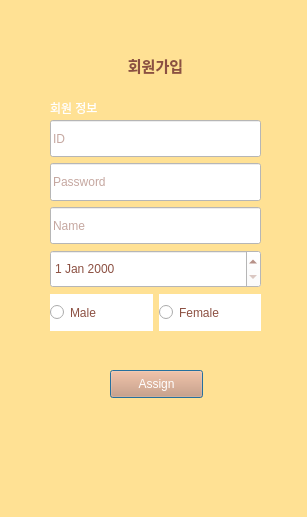
<?xml version="1.0" encoding="UTF-8"?>
<ui version="4.0">
 <class>Assign</class>
 <widget class="QDialog" name="Assign">
  <property name="geometry">
   <rect>
    <x>0</x>
    <y>0</y>
    <width>307</width>
    <height>517</height>
   </rect>
  </property>
  <property name="windowTitle">
   <string>Dialog</string>
  </property>
  <property name="styleSheet">
   <string notr="true">background-color: rgb(255, 225, 148);</string>
  </property>
  <widget class="QPushButton" name="pushButton">
   <property name="geometry">
    <rect>
     <x>110</x>
     <y>370</y>
     <width>93</width>
     <height>28</height>
    </rect>
   </property>
   <property name="styleSheet">
    <string notr="true">background-color:rgb(217,148,108);font: 75 9pt &quot;여기어때 잘난체 OTF&quot;;
color: rgb(255, 255, 255);</string>
   </property>
   <property name="text">
    <string>Assign</string>
   </property>
  </widget>
  <widget class="QLabel" name="label">
   <property name="geometry">
    <rect>
     <x>115</x>
     <y>50</y>
     <width>81</width>
     <height>31</height>
    </rect>
   </property>
   <property name="font">
    <font>
     <family>여기어때 잘난체 OTF</family>
     <pointsize>11</pointsize>
     <weight>75</weight>
     <bold>true</bold>
    </font>
   </property>
   <property name="styleSheet">
    <string notr="true">color: rgb(140, 80, 66);</string>
   </property>
   <property name="text">
    <string>회원가입</string>
   </property>
   <property name="alignment">
    <set>Qt::AlignCenter</set>
   </property>
  </widget>
  <widget class="QLabel" name="label_2">
   <property name="geometry">
    <rect>
     <x>50</x>
     <y>100</y>
     <width>64</width>
     <height>15</height>
    </rect>
   </property>
   <property name="styleSheet">
    <string notr="true">font: 75 7pt &quot;여기어때 잘난체 OTF&quot;;
color: rgb(255, 255, 255);</string>
   </property>
   <property name="text">
    <string>회원 정보</string>
   </property>
  </widget>
  <widget class="QWidget" name="layoutWidget">
   <property name="geometry">
    <rect>
     <x>50</x>
     <y>120</y>
     <width>211</width>
     <height>211</height>
    </rect>
   </property>
   <layout class="QVBoxLayout" name="verticalLayout">
    <item>
     <widget class="QLineEdit" name="lineEdit">
      <property name="sizePolicy">
       <sizepolicy hsizetype="Expanding" vsizetype="Preferred">
        <horstretch>0</horstretch>
        <verstretch>0</verstretch>
       </sizepolicy>
      </property>
      <property name="styleSheet">
       <string notr="true">color: rgb(140, 80, 66);font: 75 9pt &quot;여기어때 잘난체 OTF&quot;;
background-color: rgb(255, 255, 255);</string>
      </property>
      <property name="placeholderText">
       <string>ID</string>
      </property>
     </widget>
    </item>
    <item>
     <widget class="QLineEdit" name="lineEdit_2">
      <property name="sizePolicy">
       <sizepolicy hsizetype="Expanding" vsizetype="Preferred">
        <horstretch>0</horstretch>
        <verstretch>0</verstretch>
       </sizepolicy>
      </property>
      <property name="styleSheet">
       <string notr="true">color: rgb(140, 80, 66);background-color: rgb(255, 255, 255);font: 75 9pt &quot;여기어때 잘난체 OTF&quot;;</string>
      </property>
      <property name="placeholderText">
       <string>Password</string>
      </property>
     </widget>
    </item>
    <item>
     <widget class="QLineEdit" name="lineEdit_3">
      <property name="sizePolicy">
       <sizepolicy hsizetype="Expanding" vsizetype="Preferred">
        <horstretch>0</horstretch>
        <verstretch>0</verstretch>
       </sizepolicy>
      </property>
      <property name="styleSheet">
       <string notr="true">color: rgb(140, 80, 66);background-color: rgb(255, 255, 255);font: 75 9pt &quot;여기어때 잘난체 OTF&quot;;</string>
      </property>
      <property name="placeholderText">
       <string>Name</string>
      </property>
     </widget>
    </item>
    <item>
     <widget class="QDateEdit" name="dateEdit">
      <property name="sizePolicy">
       <sizepolicy hsizetype="Minimum" vsizetype="Preferred">
        <horstretch>0</horstretch>
        <verstretch>0</verstretch>
       </sizepolicy>
      </property>
      <property name="styleSheet">
       <string notr="true">background-color: rgb(255, 255, 255);font: 75 9pt &quot;여기어때 잘난체 OTF&quot;;
color: rgb(140, 80, 66);</string>
      </property>
     </widget>
    </item>
    <item>
     <layout class="QHBoxLayout" name="horizontalLayout">
      <item>
       <widget class="QRadioButton" name="radioButton">
        <property name="sizePolicy">
         <sizepolicy hsizetype="Minimum" vsizetype="Preferred">
          <horstretch>0</horstretch>
          <verstretch>0</verstretch>
         </sizepolicy>
        </property>
        <property name="styleSheet">
         <string notr="true">color: rgb(140, 80, 66);
font: 75 9pt &quot;여기어때 잘난체 OTF&quot;;
background-color: rgb(255, 255, 255);</string>
        </property>
        <property name="text">
         <string>Male</string>
        </property>
       </widget>
      </item>
      <item>
       <widget class="QRadioButton" name="radioButton_2">
        <property name="sizePolicy">
         <sizepolicy hsizetype="Minimum" vsizetype="Preferred">
          <horstretch>0</horstretch>
          <verstretch>0</verstretch>
         </sizepolicy>
        </property>
        <property name="styleSheet">
         <string notr="true">color: rgb(140, 80, 66);
background-color: rgb(255, 255, 255);font: 75 9pt &quot;여기어때 잘난체 OTF&quot;;</string>
        </property>
        <property name="text">
         <string>Female</string>
        </property>
       </widget>
      </item>
     </layout>
    </item>
   </layout>
  </widget>
 </widget>
 <resources/>
 <connections/>
</ui>
